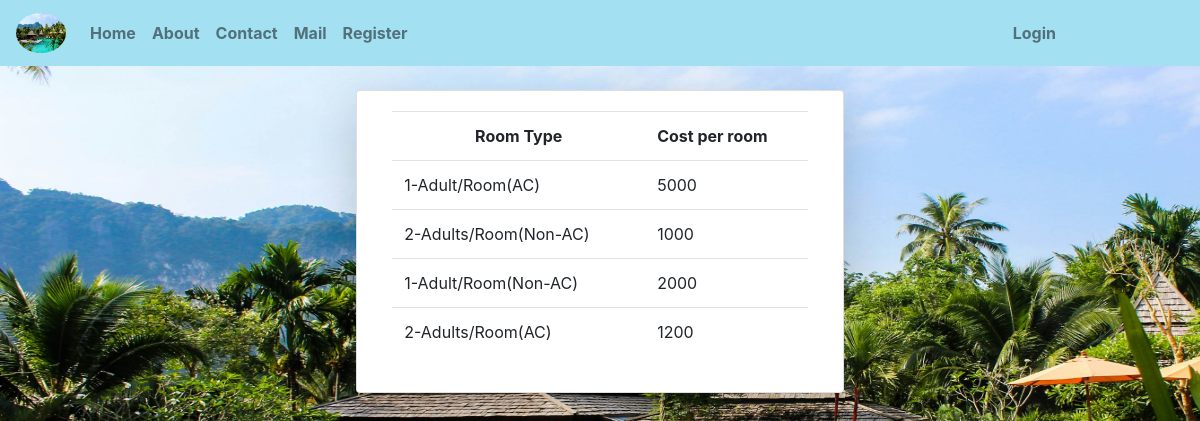
The app's page /prices/ with its own data.
### hmsapp/models.py (models this page shows)
class RoomFee(models.Model):
    t=[
        ('0','---Select Room Type---'),
        ('1A','1-Adult/Room(AC)'),
        ('2A','2-Adults/Room(AC)'),
        ('1N','1-Adult/Room(Non-AC)'),
        ('2N','2-Adults/Room(Non-AC)'),
    ]
    rtp=models.CharField(choices=t,default='0',max_length=10)
    rfee=models.CharField(max_length=10)

### hmsapp/views.py (the view)
# urls.py: path('prices/',prices,name="pr"),
def prices(request):
    r=RoomFee.objects.all()
    return render(request,'html/prices.html',{'x':r})

### templates/html/prices.html (shortened to what this page needs)
{% extends 'html/base.html' %}
{% block content %}
<div class="container-fluid mt-4">
    <div class="card col-md-5 mx-auto shadow-lg">
        <div class="card-body">
            <table class="table">
                <tr>
                    <th style="text-align: center;">Room Type</th>
                    <th>Cost per room</th>
                </tr>
                {% for i in x %}
                <tr>
                    {% if i.rtp == '1A' %}
                    <td>1-Adult/Room(AC)</td>
                    {% elif i.rtp == '1N' %}
                    <td>1-Adult/Room(Non-AC)</td>
                    {% elif i.rtp == '2A' %}
                    <td>2-Adults/Room(AC)</td>
                    {% elif i.rtp == '2N' %}
                    <td>2-Adults/Room(Non-AC)</td>
                    {% endif %}
                    <td>{{i.rfee}}</td>
                </tr>
                {% endfor %}
            </table>
        </div>
    </div>
</div>
{% endblock %}

### records on screen
RoomFee: rtp "1-Adult/Room(AC)", rfee "5000"
RoomFee: rtp "2-Adults/Room(Non-AC)", rfee "1000"
RoomFee: rtp "1-Adult/Room(Non-AC)", rfee "2000"
RoomFee: rtp "2-Adults/Room(AC)", rfee "1200"
